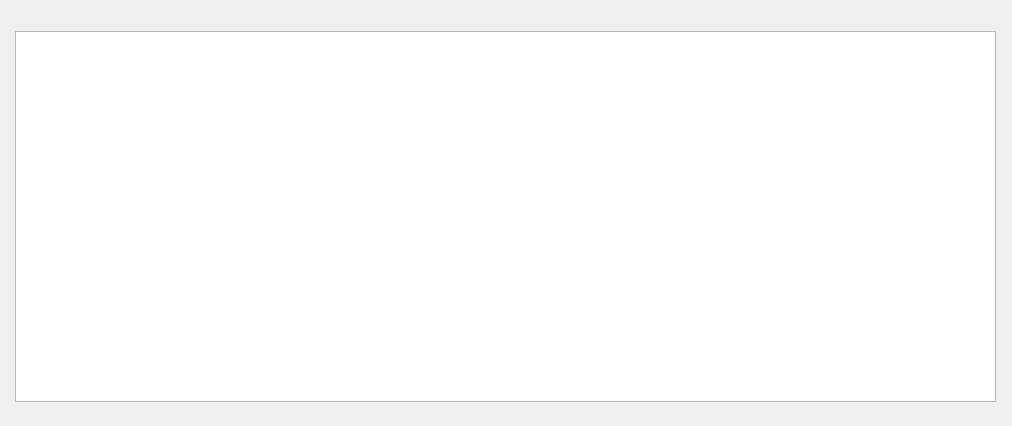
<?xml version="1.0" encoding="UTF-8"?>
<ui version="4.0">
 <class>TableStudentInfoForm</class>
 <widget class="QWidget" name="TableStudentInfoForm">
  <property name="geometry">
   <rect>
    <x>0</x>
    <y>0</y>
    <width>1012</width>
    <height>426</height>
   </rect>
  </property>
  <property name="windowTitle">
   <string>Form</string>
  </property>
  <widget class="QTableView" name="tableViewDataStudents">
   <property name="geometry">
    <rect>
     <x>15</x>
     <y>31</y>
     <width>981</width>
     <height>371</height>
    </rect>
   </property>
  </widget>
 </widget>
 <resources/>
 <connections/>
</ui>
